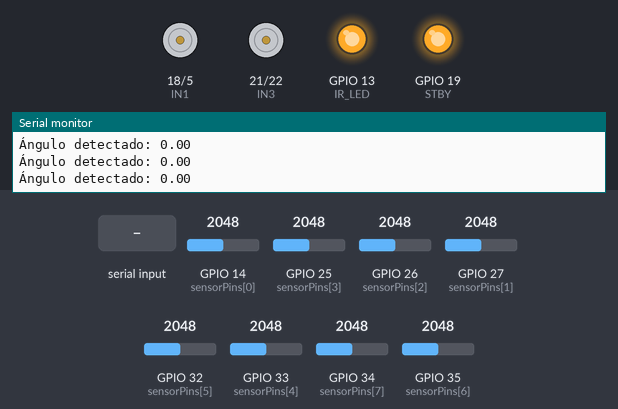
The sketch below on a simulated ESP32. Parts: motor-driver pin pairs drawn as motors (green arrow = first pin HIGH = forward, orange = second pin HIGH = backward, longer = more drive, scaled by the enable pin, stopped while the standby pin is LOW), output pins drawn as LEDs (lit = HIGH), the last lines printed to the serial monitor. The test bench sets the inputs (shaded band); at power-on: GPIO 14 (sensorPins[0]) = 2048, GPIO 25 (sensorPins[3]) = 2048, GPIO 26 (sensorPins[2]) = 2048, GPIO 27 (sensorPins[1]) = 2048, GPIO 32 (sensorPins[5]) = 2048, GPIO 33 (sensorPins[4]) = 2048, GPIO 34 (sensorPins[7]) = 2048, GPIO 35 (sensorPins[6]) = 2048.

Above: at 1.2 s.
1.3 s: "90,45\n" received over Serial
At 2.2 s:
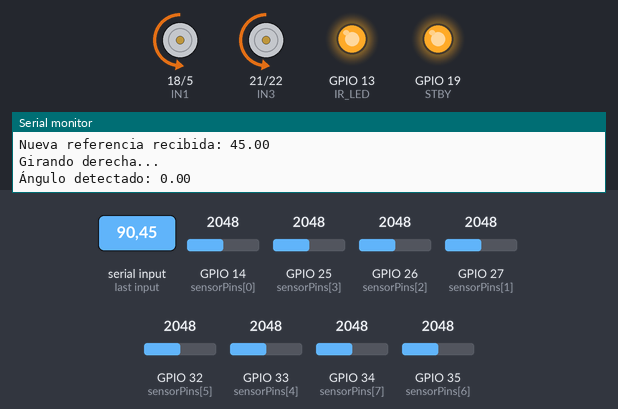
Timing chart, 0 to 4.3 s (numbered marks = the images above; inputs shaded):
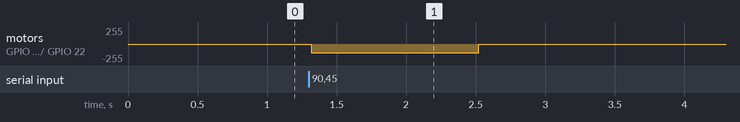

The sketch:

pruebita.ino
```cpp
// ========= CONFIGURACIÓN DE SENSORES =========
const int sensorPins[8] = {14, 27, 26, 25, 33, 32, 35, 34};
int sensorValues[8];
const int IR_LED = 13;
const int UMBRAL = 2000;
const int sensorAngles[8] = {-45, -30, -15, -5, 5, 15, 30, 45};

// ========= CONFIGURACIÓN DE MOTORES =========
// Motor A (izquierdo)
#define IN1 18
#define IN2 5
#define ENA 17  // PWM

// Motor B (derecho)
#define IN3 21
#define IN4 22
#define ENB 23  // PWM

// Standby
#define STBY 19

// PWM ESP32
const int canalA = 0;
const int canalB = 1;
const int freqPWM = 1000;
const int resolPWM = 8; // 0-255

// ========= VARIABLES GLOBALES =========
float referencia = 0;   // Ángulo objetivo recibido por serial
float angulo = 0;       // Ángulo detectado actual
bool nuevaRef = false;  // Bandera de nueva referencia

// ========= FUNCIONES =========
void moverMotores(int velA, int velB) {
  // Configurar direcciones
  if (velA > 0) { digitalWrite(IN1, LOW); digitalWrite(IN2, HIGH); }
  else if (velA < 0) { digitalWrite(IN1, HIGH); digitalWrite(IN2, LOW); }
  else { digitalWrite(IN1, LOW); digitalWrite(IN2, LOW); }

  if (velB > 0) { digitalWrite(IN3, HIGH); digitalWrite(IN4, LOW); }
  else if (velB < 0) { digitalWrite(IN3, LOW); digitalWrite(IN4, HIGH); }
  else { digitalWrite(IN3, LOW); digitalWrite(IN4, LOW); }

  ledcWrite(canalA, abs(velA));
  ledcWrite(canalB, abs(velB));
}

void detenerMotores() {
  moverMotores(0, 0);
}

// ========= SETUP =========
void setup() {
  Serial.begin(115200);

  // Sensores
  for (int i = 0; i < 8; i++) pinMode(sensorPins[i], INPUT);
  pinMode(IR_LED, OUTPUT);
  digitalWrite(IR_LED, HIGH);

  // Motores
  pinMode(IN1, OUTPUT);
  pinMode(IN2, OUTPUT);
  pinMode(IN3, OUTPUT);
  pinMode(IN4, OUTPUT);
  pinMode(STBY, OUTPUT);
  digitalWrite(STBY, HIGH);

  ledcSetup(canalA, freqPWM, resolPWM);
  ledcAttachPin(ENA, canalA);
  ledcSetup(canalB, freqPWM, resolPWM);
  ledcAttachPin(ENB, canalB);

  Serial.println("Sistema iniciado. Enviar ángulo de referencia por serial.");
}

// ========= LOOP =========
void loop() {
  // Leer sensores y calcular ángulo
  int sumAngles = 0;
  int activeCount = 0;

  for (int i = 0; i < 8; i++) {
    sensorValues[i] = analogRead(sensorPins[i]);
    if (sensorValues[i] > UMBRAL) {
      sumAngles += sensorAngles[i];
      activeCount++;
    }
  }

  if (activeCount > 0) {
    angulo = (float)sumAngles / activeCount;
  } else {
    angulo = 999; // sin línea detectada
  }

  // Mostrar siempre el ángulo
  Serial.print("Ángulo detectado: ");
  if (angulo == 999) Serial.println("Sin línea");
  else Serial.println(angulo);

  // Revisar si llegó un nuevo ángulo por serial
  if (Serial.available() > 0) {
    referencia = Serial.parseFloat();
    nuevaRef = true;
    Serial.print("Nueva referencia recibida: ");
    Serial.println(referencia);
  }

  // Control simple de motores
  if (nuevaRef && angulo != 999) {
    float error = referencia - angulo;

    if (abs(error) <= 3) {
      detenerMotores();
      Serial.println("Ángulo alcanzado, motores detenidos.");
      nuevaRef = false;
    } else {
      int velocidadBase = 130; // PWM (0-255)
      if (error > 0) {
        // Necesita girar a la derecha
        moverMotores(velocidadBase, -velocidadBase);
        Serial.println("Girando derecha...");
      } else {
        // Necesita girar a la izquierda
        moverMotores(-velocidadBase, velocidadBase);
        Serial.println("Girando izquierda...");
      }
    }
  } else {
    detenerMotores();
  }

  delay(100);
}
```

Measured:
- after the input at 1.3 s, motor on GPIO 18 (IN1) / GPIO 5 (IN2), motor on GPIO 21 (IN3) / GPIO 22 (IN4): stopped → backward 129/255 at once, → stopped 1.2 s later
